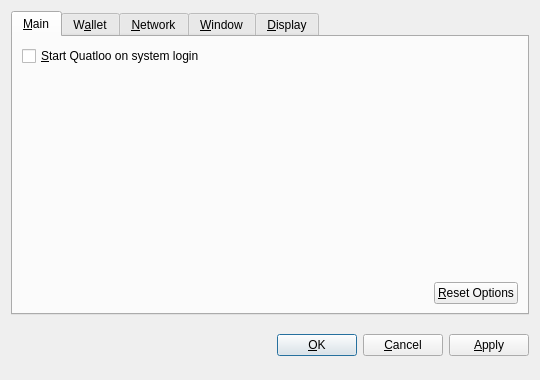
<?xml version="1.0" encoding="UTF-8"?>
<ui version="4.0">
 <class>OptionsDialog</class>
 <widget class="QDialog" name="OptionsDialog">
  <property name="geometry">
   <rect>
    <x>0</x>
    <y>0</y>
    <width>540</width>
    <height>380</height>
   </rect>
  </property>
  <property name="windowTitle">
   <string>Options</string>
  </property>
  <property name="modal">
   <bool>true</bool>
  </property>
  <layout class="QVBoxLayout" name="verticalLayout">
   <item>
    <widget class="QTabWidget" name="tabWidget">
     <property name="tabPosition">
      <enum>QTabWidget::North</enum>
     </property>
     <property name="currentIndex">
      <number>0</number>
     </property>
     <widget class="QWidget" name="tabMain">
      <attribute name="title">
       <string>&amp;Main</string>
      </attribute>
      <layout class="QVBoxLayout" name="verticalLayout_Main">
       <item>
        <widget class="QCheckBox" name="bitcoinAtStartup">
         <property name="toolTip">
          <string>Automatically start Quatloo after logging in to the system.</string>
         </property>
         <property name="text">
          <string>&amp;Start Quatloo on system login</string>
         </property>
        </widget>
       </item>
       <item>
        <spacer name="verticalSpacer_Main">
         <property name="orientation">
          <enum>Qt::Vertical</enum>
         </property>
         <property name="sizeHint" stdset="0">
          <size>
           <width>20</width>
           <height>40</height>
          </size>
         </property>
        </spacer>
       </item>
       <item>
        <layout class="QHBoxLayout" name="horizontalLayout_2_Main">
         <item>
          <spacer name="horizontalSpacer_2_Main">
           <property name="orientation">
            <enum>Qt::Horizontal</enum>
           </property>
           <property name="sizeHint" stdset="0">
            <size>
             <width>40</width>
             <height>20</height>
            </size>
           </property>
          </spacer>
         </item>
         <item>
          <widget class="QPushButton" name="resetButton">
           <property name="toolTip">
            <string>Reset all client options to default.</string>
           </property>
           <property name="text">
            <string>&amp;Reset Options</string>
           </property>
           <property name="autoDefault">
            <bool>false</bool>
           </property>
          </widget>
         </item>
        </layout>
       </item>
      </layout>
     </widget>
     <widget class="QWidget" name="tabWallet">
      <attribute name="title">
       <string>W&amp;allet</string>
      </attribute>
      <layout class="QVBoxLayout" name="verticalLayout_Network">
       <item>
        <widget class="QLabel" name="transactionFeeInfoLabel">
         <property name="text">
          <string>Optional transaction fee per kB that helps make sure your transactions are processed quickly. Most transactions are 1 kB.</string>
         </property>
         <property name="textFormat">
          <enum>Qt::PlainText</enum>
         </property>
         <property name="wordWrap">
          <bool>true</bool>
         </property>
        </widget>
       </item>
       <item>
        <layout class="QHBoxLayout" name="horizontalLayout_1_Main">
         <item>
          <widget class="QLabel" name="transactionFeeLabel">
           <property name="text">
            <string>Pay transaction &amp;fee</string>
           </property>
           <property name="textFormat">
            <enum>Qt::PlainText</enum>
           </property>
           <property name="buddy">
            <cstring>transactionFee</cstring>
           </property>
          </widget>
         </item>
         <item>
          <widget class="BitcoinAmountField" name="transactionFee"/>
         </item>
         <item>
          <spacer name="horizontalSpacer_1_Main">
           <property name="orientation">
            <enum>Qt::Horizontal</enum>
           </property>
           <property name="sizeHint" stdset="0">
            <size>
             <width>40</width>
             <height>20</height>
            </size>
           </property>
          </spacer>
         </item>
        </layout>
       </item>
       <item>
        <widget class="QLabel" name="label">
         <property name="text">
          <string>If you disable the spending of unconfirmed change, the change from a transaction cannot be used until that transaction has at least one confirmation. This also affects how your balance is computed.</string>
         </property>
         <property name="wordWrap">
          <bool>true</bool>
         </property>
        </widget>
       </item>
       <item>
        <widget class="QCheckBox" name="spendZeroConfChange">
         <property name="text">
          <string>Spend unconfirmed change  (experts only)</string>
         </property>
        </widget>
       </item>
       <item>
        <spacer name="verticalSpacer">
         <property name="orientation">
          <enum>Qt::Vertical</enum>
         </property>
         <property name="sizeHint" stdset="0">
          <size>
           <width>20</width>
           <height>40</height>
          </size>
         </property>
        </spacer>
       </item>
      </layout>
     </widget>
     <widget class="QWidget" name="tabNetwork">
      <attribute name="title">
       <string>&amp;Network</string>
      </attribute>
      <layout class="QVBoxLayout" name="verticalLayout_Network">
       <item>
        <widget class="QCheckBox" name="mapPortUpnp">
         <property name="toolTip">
          <string>Automatically open the Quatloo client port on the router. This only works when your router supports UPnP and it is enabled.</string>
         </property>
         <property name="text">
          <string>Map port using &amp;UPnP</string>
         </property>
        </widget>
       </item>
       <item>
        <widget class="QCheckBox" name="connectSocks">
         <property name="toolTip">
          <string>Connect to the Quatloo network through a SOCKS proxy (e.g. when connecting through Tor).</string>
         </property>
         <property name="text">
          <string>&amp;Connect through SOCKS proxy:</string>
         </property>
        </widget>
       </item>
       <item>
        <layout class="QHBoxLayout" name="horizontalLayout_Network">
         <item>
          <widget class="QLabel" name="proxyIpLabel">
           <property name="text">
            <string>Proxy &amp;IP:</string>
           </property>
           <property name="textFormat">
            <enum>Qt::PlainText</enum>
           </property>
           <property name="buddy">
            <cstring>proxyIp</cstring>
           </property>
          </widget>
         </item>
         <item>
          <widget class="QValidatedLineEdit" name="proxyIp">
           <property name="maximumSize">
            <size>
             <width>140</width>
             <height>16777215</height>
            </size>
           </property>
           <property name="toolTip">
            <string>IP address of the proxy (e.g. 127.0.0.1)</string>
           </property>
          </widget>
         </item>
         <item>
          <widget class="QLabel" name="proxyPortLabel">
           <property name="text">
            <string>&amp;Port:</string>
           </property>
           <property name="textFormat">
            <enum>Qt::PlainText</enum>
           </property>
           <property name="buddy">
            <cstring>proxyPort</cstring>
           </property>
          </widget>
         </item>
         <item>
          <widget class="QLineEdit" name="proxyPort">
           <property name="maximumSize">
            <size>
             <width>55</width>
             <height>16777215</height>
            </size>
           </property>
           <property name="toolTip">
            <string>Port of the proxy (e.g. 9050)</string>
           </property>
          </widget>
         </item>
         <item>
          <widget class="QLabel" name="socksVersionLabel">
           <property name="text">
            <string>SOCKS &amp;Version:</string>
           </property>
           <property name="textFormat">
            <enum>Qt::PlainText</enum>
           </property>
           <property name="buddy">
            <cstring>socksVersion</cstring>
           </property>
          </widget>
         </item>
         <item>
          <widget class="QValueComboBox" name="socksVersion">
           <property name="toolTip">
            <string>SOCKS version of the proxy (e.g. 5)</string>
           </property>
          </widget>
         </item>
         <item>
          <spacer name="horizontalSpacer_Network">
           <property name="orientation">
            <enum>Qt::Horizontal</enum>
           </property>
           <property name="sizeHint" stdset="0">
            <size>
             <width>40</width>
             <height>20</height>
            </size>
           </property>
          </spacer>
         </item>
        </layout>
       </item>
       <item>
        <spacer name="verticalSpacer_Network">
         <property name="orientation">
          <enum>Qt::Vertical</enum>
         </property>
         <property name="sizeHint" stdset="0">
          <size>
           <width>20</width>
           <height>40</height>
          </size>
         </property>
        </spacer>
       </item>
      </layout>
     </widget>
     <widget class="QWidget" name="tabWindow">
      <attribute name="title">
       <string>&amp;Window</string>
      </attribute>
      <layout class="QVBoxLayout" name="verticalLayout_Window">
       <item>
        <widget class="QCheckBox" name="minimizeToTray">
         <property name="toolTip">
          <string>Show only a tray icon after minimizing the window.</string>
         </property>
         <property name="text">
          <string>&amp;Minimize to the tray instead of the taskbar</string>
         </property>
        </widget>
       </item>
       <item>
        <widget class="QCheckBox" name="minimizeOnClose">
         <property name="toolTip">
          <string>Minimize instead of exit the application when the window is closed. When this option is enabled, the application will be closed only after selecting Quit in the menu.</string>
         </property>
         <property name="text">
          <string>M&amp;inimize on close</string>
         </property>
        </widget>
       </item>
       <item>
        <spacer name="verticalSpacer_Window">
         <property name="orientation">
          <enum>Qt::Vertical</enum>
         </property>
         <property name="sizeHint" stdset="0">
          <size>
           <width>20</width>
           <height>40</height>
          </size>
         </property>
        </spacer>
       </item>
      </layout>
     </widget>
     <widget class="QWidget" name="tabDisplay">
      <attribute name="title">
       <string>&amp;Display</string>
      </attribute>
      <layout class="QVBoxLayout" name="verticalLayout_Display">
       <item>
        <layout class="QHBoxLayout" name="horizontalLayout_1_Display">
         <item>
          <widget class="QLabel" name="langLabel">
           <property name="text">
            <string>User Interface &amp;language:</string>
           </property>
           <property name="textFormat">
            <enum>Qt::PlainText</enum>
           </property>
           <property name="buddy">
            <cstring>lang</cstring>
           </property>
          </widget>
         </item>
         <item>
          <widget class="QValueComboBox" name="lang">
           <property name="toolTip">
            <string>The user interface language can be set here. This setting will take effect after restarting Quatloo.</string>
           </property>
          </widget>
         </item>
        </layout>
       </item>
       <item>
        <layout class="QHBoxLayout" name="horizontalLayout_2_Display">
         <item>
          <widget class="QLabel" name="unitLabel">
           <property name="text">
            <string>&amp;Unit to show amounts in:</string>
           </property>
           <property name="textFormat">
            <enum>Qt::PlainText</enum>
           </property>
           <property name="buddy">
            <cstring>unit</cstring>
           </property>
          </widget>
         </item>
         <item>
          <widget class="QValueComboBox" name="unit">
           <property name="toolTip">
            <string>Choose the default subdivision unit to show in the interface and when sending coins.</string>
           </property>
          </widget>
         </item>
        </layout>
       </item>
       <item>
        <widget class="QCheckBox" name="displayAddresses">
         <property name="toolTip">
          <string>Whether to show Quatloo addresses in the transaction list or not.</string>
         </property>
         <property name="text">
          <string>&amp;Display addresses in transaction list</string>
         </property>
        </widget>
       </item>
       <item>
        <widget class="QCheckBox" name="coinControlFeatures">
         <property name="toolTip">
          <string>Whether to show coin control features or not.</string>
         </property>
         <property name="text">
          <string>Display coin &amp;control features (experts only!)</string>
         </property>
        </widget>
       </item>
       <item>
        <spacer name="verticalSpacer_Display">
         <property name="orientation">
          <enum>Qt::Vertical</enum>
         </property>
         <property name="sizeHint" stdset="0">
          <size>
           <width>20</width>
           <height>40</height>
          </size>
         </property>
        </spacer>
       </item>
      </layout>
     </widget>
    </widget>
   </item>
   <item>
    <layout class="QHBoxLayout" name="horizontalLayout_Buttons">
     <item>
      <spacer name="horizontalSpacer_1">
       <property name="orientation">
        <enum>Qt::Horizontal</enum>
       </property>
       <property name="sizeHint" stdset="0">
        <size>
         <width>40</width>
         <height>48</height>
        </size>
       </property>
      </spacer>
     </item>
     <item>
      <widget class="QLabel" name="statusLabel">
       <property name="font">
        <font>
         <weight>75</weight>
         <bold>true</bold>
        </font>
       </property>
       <property name="text">
        <string/>
       </property>
       <property name="textFormat">
        <enum>Qt::PlainText</enum>
       </property>
       <property name="wordWrap">
        <bool>true</bool>
       </property>
      </widget>
     </item>
     <item>
      <spacer name="horizontalSpacer_2">
       <property name="orientation">
        <enum>Qt::Horizontal</enum>
       </property>
       <property name="sizeHint" stdset="0">
        <size>
         <width>40</width>
         <height>48</height>
        </size>
       </property>
      </spacer>
     </item>
     <item>
      <widget class="QPushButton" name="okButton">
       <property name="text">
        <string>&amp;OK</string>
       </property>
      </widget>
     </item>
     <item>
      <widget class="QPushButton" name="cancelButton">
       <property name="text">
        <string>&amp;Cancel</string>
       </property>
       <property name="autoDefault">
        <bool>false</bool>
       </property>
      </widget>
     </item>
     <item>
      <widget class="QPushButton" name="applyButton">
       <property name="text">
        <string>&amp;Apply</string>
       </property>
       <property name="autoDefault">
        <bool>false</bool>
       </property>
      </widget>
     </item>
    </layout>
   </item>
  </layout>
 </widget>
 <customwidgets>
  <customwidget>
   <class>BitcoinAmountField</class>
   <extends>QSpinBox</extends>
   <header>bitcoinamountfield.h</header>
  </customwidget>
  <customwidget>
   <class>QValueComboBox</class>
   <extends>QComboBox</extends>
   <header>qvaluecombobox.h</header>
  </customwidget>
  <customwidget>
   <class>QValidatedLineEdit</class>
   <extends>QLineEdit</extends>
   <header>qvalidatedlineedit.h</header>
  </customwidget>
 </customwidgets>
 <resources/>
 <connections/>
</ui>
